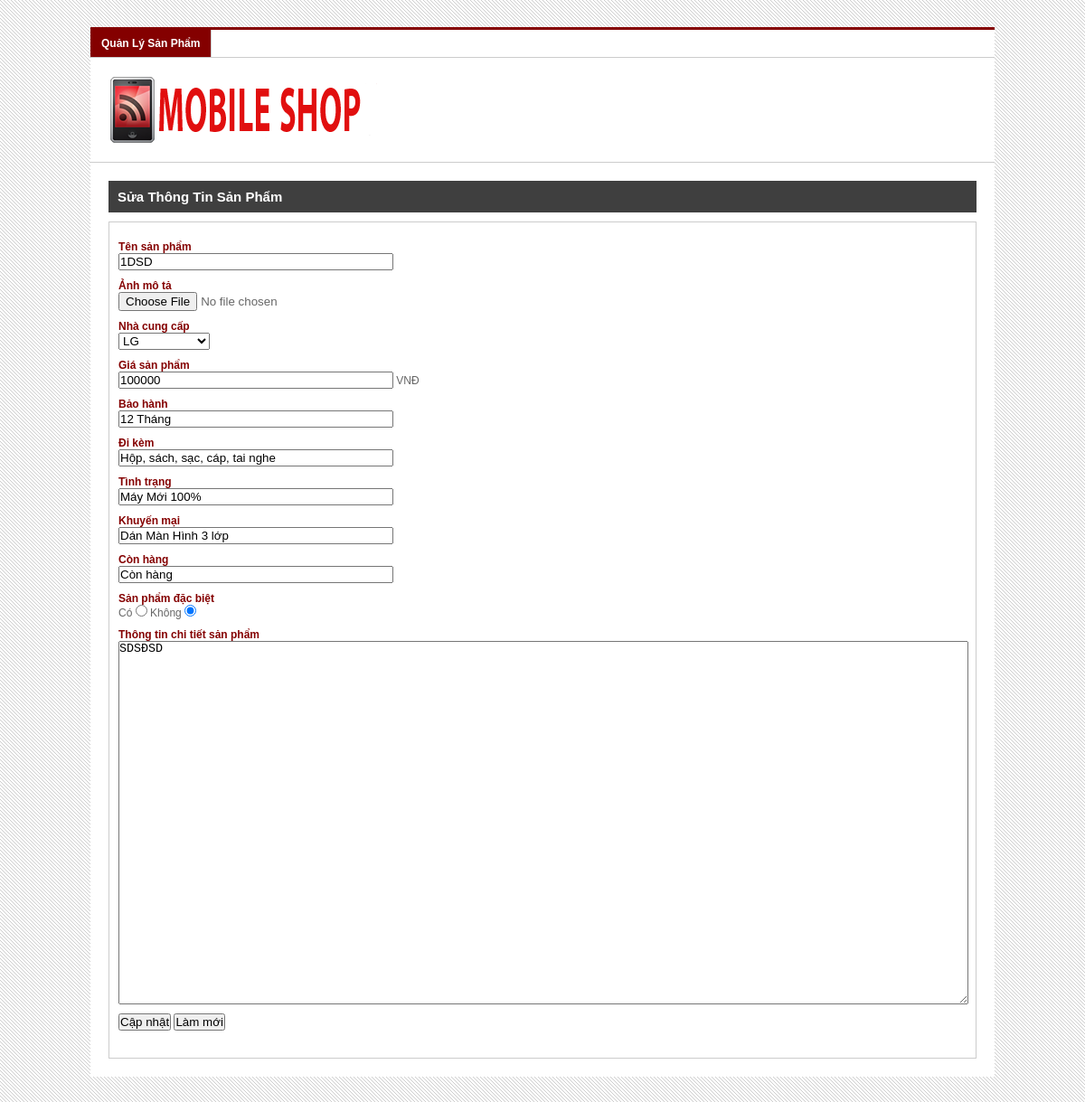
/quantri.php?page_layout=suasp&id_sp=40 (signed in), run on the app's committed database.
### tables this page shows
CREATE TABLE IF NOT EXISTS `sanpham` (
  `id_sp` int(10) NOT NULL,
  `id_dm` int(10) NOT NULL,
  `ten_sp` varchar(255) NOT NULL,
  `anh_sp` varchar(255) NOT NULL,
  `gia_sp` int(10) NOT NULL,
  `bao_hanh` varchar(255) NOT NULL,
  `phu_kien` varchar(255) NOT NULL,
  `tinh_trang` varchar(255) NOT NULL,
  `khuyen_mai` varchar(255) NOT NULL,
  `trang_thai` varchar(255) NOT NULL,
  `dac_biet` int(1) NOT NULL,
  `chi_tiet_sp` text NOT NULL
);

CREATE TABLE IF NOT EXISTS `dmsanpham` (
  `id_dm` int(10) NOT NULL,
  `ten_dm` varchar(255) NOT NULL
);

### suasp.php (the view, shortened to what this page needs)
<?php
$id_sp = $_GET['id_sp'];
$sql = "SELECT * FROM sanpham WHERE id_sp = $id_sp";
$query = mysql_query($sql);
$row = mysql_fetch_array($query);
$sqlDm = "SELECT * FROM dmsanpham";
$queryDm = mysql_query($sqlDm);
?>
<h2>sửa thông tin sản phẩm</h2>
<div id="main">
    <form method="post" enctype="multipart/form-data">
    <table id="add-prd" border="0" cellpadding="0" cellspacing="0">
        <tr>
            <td><label>Tên sản phẩm</label><br /><input type="text" name="ten_sp" value="<?php if(isset($_POST['ten_sp'])){echo $_POST['ten_sp'];}else{echo $row['ten_sp'];}?>" /> <?php if(isset($error_ten_sp)){echo $error_ten_sp;}?></td>
        </tr>
        <tr>
            <td><label>Ảnh mô tả</label><br /><input type="file" name="anh_sp" /> <input type="hidden" name="anh_sp" value="<?php echo $row['anh_sp'];?>" /></td>
        </tr>
        <tr>
            <td><label>Nhà cung cấp</label><br />
                <select name="id_dm">
                	<?php while($rowDm = mysql_fetch_array($queryDm)){?>
                    <option <?php if($rowDm['id_dm'] == $row['id_dm']){echo "selected='selected'";}?> value=<?php echo $rowDm['id_dm'];?>><?php echo $rowDm['ten_dm']?></option>
                    <?php }?>
                </select>
            </td>
        </tr>
        <tr>
            <td><label>Giá sản phẩm</label><br /><input type="text" name="gia_sp" value="<?php if(isset($_POST['gia_sp'])){echo $_POST['gia_sp'];}else{echo $row['gia_sp'];}?>" /> VNĐ <?php if(isset($error_gian_sp)){echo $error_gia_sp;}?></td>
        </tr>
        <tr>
            <td><label>Bảo hành</label><br /><input type="text" name="bao_hanh" value="<?php if(isset($_POST['bao_hanh'])){echo $_POST['bao_hanh'];}else{echo $row['bao_hanh'];}?>" /> <?php if(isset($error_bao_hanh)){echo $error_bao_hanh;}?></td>
        </tr>
        <tr>
            <td><label>Đi kèm</label><br /><input type="text" name="phu_kien" value="<?php if(isset($_POST['phu_kien'])){echo $_POST['phu_kien'];}else{echo $row['phu_kien'];}?>" /> <?php if(isset($error_phu_kien)){echo $error_phu_kien;}?></td>
        </tr>
        <tr>
            <td><label>Tình trạng</label><br /><input type="text" name="tinh_trang" value="<?php if(isset($_POST['tinh_trang'])){echo $_POST['tinh_trang'];}else{echo $row['tinh_trang'];}?>" /> <?php if(isset($error_tinh_trang)){echo $error_tinh_trang;}?></td>
        </tr>
        <tr>
            <td><label>Khuyến mại</label><br /><input type="text" name="khuyen_mai" value="<?php if(isset($_POST['khuyen_mai'])){echo $_POST['khuyen_mai'];}else{echo $row['khuyen_mai'];}?>" /> <?php if(isset($error_khuyen_mai)){echo $error_khuyen_mai;}?></td>
        </tr>
        <tr>
            <td><label>Còn hàng</label><br /><input type="text" name="trang_thai" value="<?php if(isset($_POST['trang_thai'])){echo $_POST['trang_thai'];}else{echo $row['trang_thai'];}?>" /> <?php if(isset($error_trang_thai)){echo $error_trang_thai;}?></td>
        </tr>
        <tr>
            <td><label>Sản phẩm đặc biệt</label><br />Có <input type="radio" name="dac_biet" value=1 <?php if($row['dac_biet'] == 1){echo "checked=checked";}?> /> Không <input type="radio" name="dac_biet" value=0 <?php if($row['dac_biet'] == 0){echo "checked=checked";}?> /></td>
        </tr>
        <tr>
            <td><label>Thông tin chi tiết sản phẩm</label><br />
			<?php
            $sBasePath = $_SERVER['PHP_SELF'] ;
            $sBasePath = substr( $sBasePath, 0, strpos( $sBasePath, "quantri.php" ) ) ;
            $sBasePath = $sBasePath."fckeditor/";
            $oFCKeditor = new FCKeditor('chi_tiet_sp') ;
            $oFCKeditor->BasePath = $sBasePath ;
            if(isset($_POST["chi_tiet_sp"])){
                $oFCKeditor->Value = $_POST["chi_tiet_sp"];
            }
            else{
                $oFCKeditor->Value = $row["chi_tiet_sp"];
            }
            $oFCKeditor->Create() ;
            ?>
             <?php if(isset($error_chi_tiet_sp)){echo $error_chi_tiet_sp;}?></td>
        </tr>
        <tr>
            <td><input type="submit" name="submit" value="Cập nhật" /> <input type="reset" name="reset" value="Làm mới" /></td>
        </tr>
    </table>
    </form>
</div>

### fckeditor/fckeditor_php5.php (shortened to what this page needs)
<?php
function FCKeditor_IsCompatibleBrowser()
{
	if ( isset( $_SERVER ) ) {
		$sAgent = $_SERVER['HTTP_USER_AGENT'] ;
	}
	if ( strpos($sAgent, 'MSIE') !== false && strpos($sAgent, 'mac') === false && strpos($sAgent, 'Opera') === false )
	{
		$iVersion = (float)substr($sAgent, strpos($sAgent, 'MSIE') + 5, 3) ;
		return ($iVersion >= 5.5) ;
	}
	else if ( strpos($sAgent, 'Gecko/') !== false )
	{
		$iVersion = (int)substr($sAgent, strpos($sAgent, 'Gecko/') + 6, 8) ;
		return ($iVersion >= 20030210) ;
	}
	else if ( strpos($sAgent, 'Opera/') !== false )
	{
		$fVersion = (float)substr($sAgent, strpos($sAgent, 'Opera/') + 6, 4) ;
		return ($fVersion >= 9.5) ;
	}
	else if ( preg_match( "|AppleWebKit/(\d+)|i", $sAgent, $matches ) )
	{
		$iVersion = $matches[1] ;
		return ( $matches[1] >= 522 ) ;
	}
	else
		return false ;
}
class FCKeditor
{
	public $InstanceName ;
	public $BasePath ;
	public $Width ;
	public $Height ;
	public $ToolbarSet ;
	public $Value ;
public function __construct( $instanceName )
{
	$this->InstanceName	= $instanceName ;
	$this->BasePath		= '/fckeditor/' ;
	$this->Width		= '100%' ;
	$this->Height		= '400' ;
	$this->ToolbarSet	= 'Default' ;
	$this->Value		= '' ;
}
	public function Create()
	{
		echo $this->CreateHtml() ;
	}
	public function CreateHtml()
	{
		$HtmlValue = htmlspecialchars( $this->Value ) ;
		$Html = '' ;
		if ( $this->IsCompatible() )
		{
			if ( isset( $_GET['fcksource'] ) && $_GET['fcksource'] == "true" )
				$File = 'fckeditor.original.html' ;
			else
				$File = 'fckeditor.html' ;
			$Link = "{$this->BasePath}editor/{$File}?InstanceName={$this->InstanceName}" ;
			if ( $this->ToolbarSet != '' )
				$Link .= "&amp;Toolbar={$this->ToolbarSet}" ;
			$Html .= "<input type=\"hidden\" id=\"{$this->InstanceName}\" name=\"{$this->InstanceName}\" value=\"{$HtmlValue}\" style=\"display:none\" />" ;
			$Html .= "<input type=\"hidden\" id=\"{$this->InstanceName}___Config\" value=\"" . $this->GetConfigFieldString() . "\" style=\"display:none\" />" ;
			$Html .= "<iframe id=\"{$this->InstanceName}___Frame\" src=\"{$Link}\" width=\"{$this->Width}\" height=\"{$this->Height}\" frameborder=\"0\" scrolling=\"no\"></iframe>" ;
		}
		else
		{
			if ( strpos( $this->Width, '%' ) === false )
				$WidthCSS = $this->Width . 'px' ;
			else
				$WidthCSS = $this->Width ;
			if ( strpos( $this->Height, '%' ) === false )
				$HeightCSS = $this->Height . 'px' ;
			else
				$HeightCSS = $this->Height ;
			$Html .= "<textarea name=\"{$this->InstanceName}\" rows=\"4\" cols=\"40\" style=\"width: {$WidthCSS}; height: {$HeightCSS}\">{$HtmlValue}</textarea>" ;
		}
		return $Html ;
	}
	public function IsCompatible()
	{
		return FCKeditor_IsCompatibleBrowser() ;
	}
}

### css/quantri.css (style rules this page uses)
* { margin:0px; padding:0px; }
body { font-family:Verdana, Geneva, sans-serif; font-size:12px; color:#666; background:url(../anh/bg.gif) top left repeat; }
#body h2 { width:940px; height:35px; line-height:35px; font-family:Verdana, Geneva, sans-serif; font-size:15px; font-weight:bold; color:#FFF; text-transform:capitalize; background:#3F3F3F; padding:0px 10px; }
#main { width:938px; height:auto; border:1px solid #CCC; padding:20px 10px; margin-top:10px; }

### css/suasp.css (style rules this page uses)
table#add-prd { width:938px; height:auto; }
table#add-prd tr td { padding-bottom:10px; }
table#add-prd tr td label { font-weight:bold; color:#840000; }
table#add-prd tr td input[type="text"] { width:300px; }

### data on the page
sanpham: ten_sp "1DSD", id_dm "LG", gia_sp "100000", bao_hanh "12 Tháng", phu_kien "Hộp, sách, sạc, cáp, tai nghe", tinh_trang "Máy Mới 100%", khuyen_mai "Dán Màn Hình 3 lớp", trang_thai "Còn hàng", dac_biet "☑", chi_tiet_sp "SDSĐSD"
